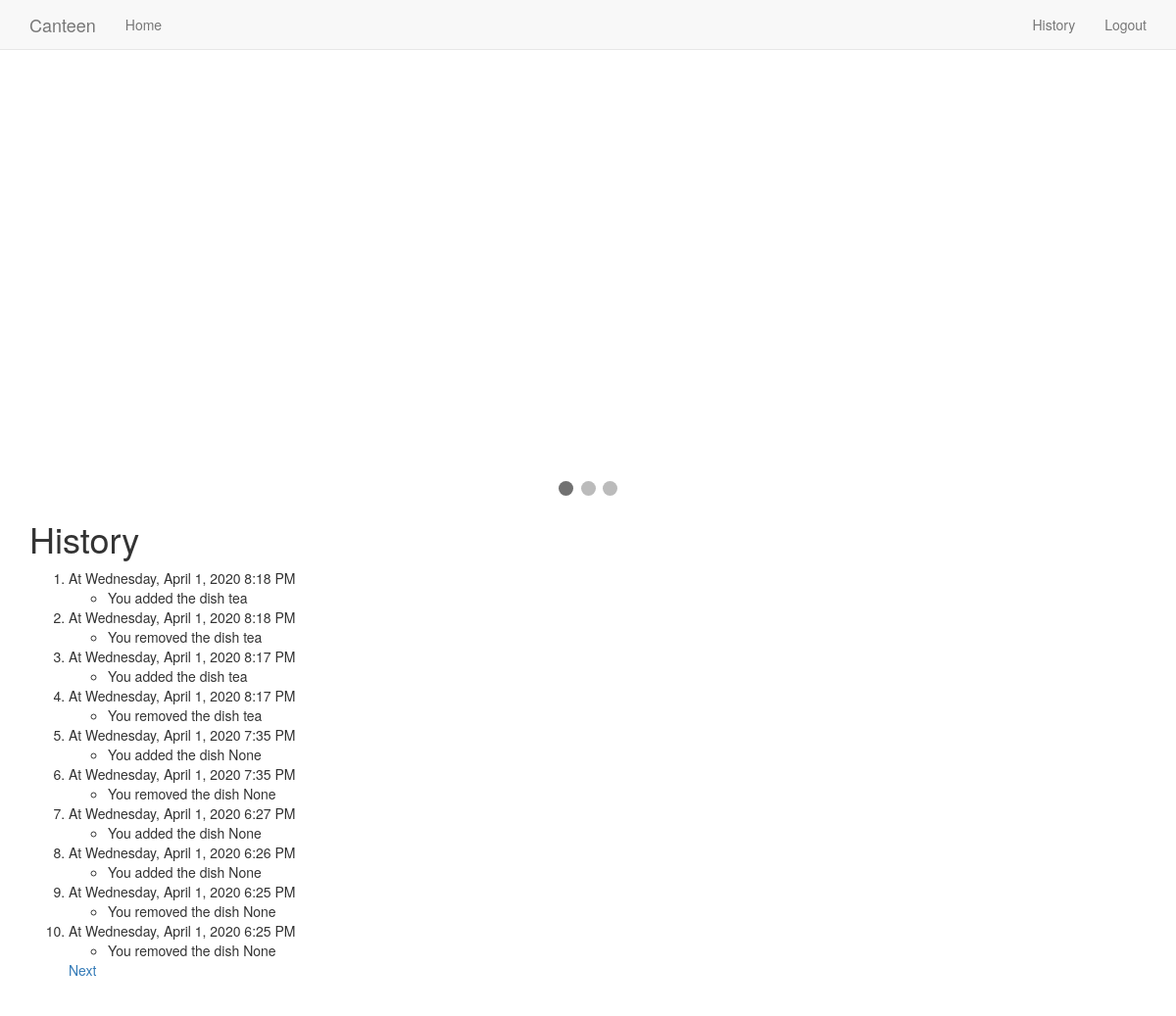
Before: /history/1 (signed in) with the older database file.
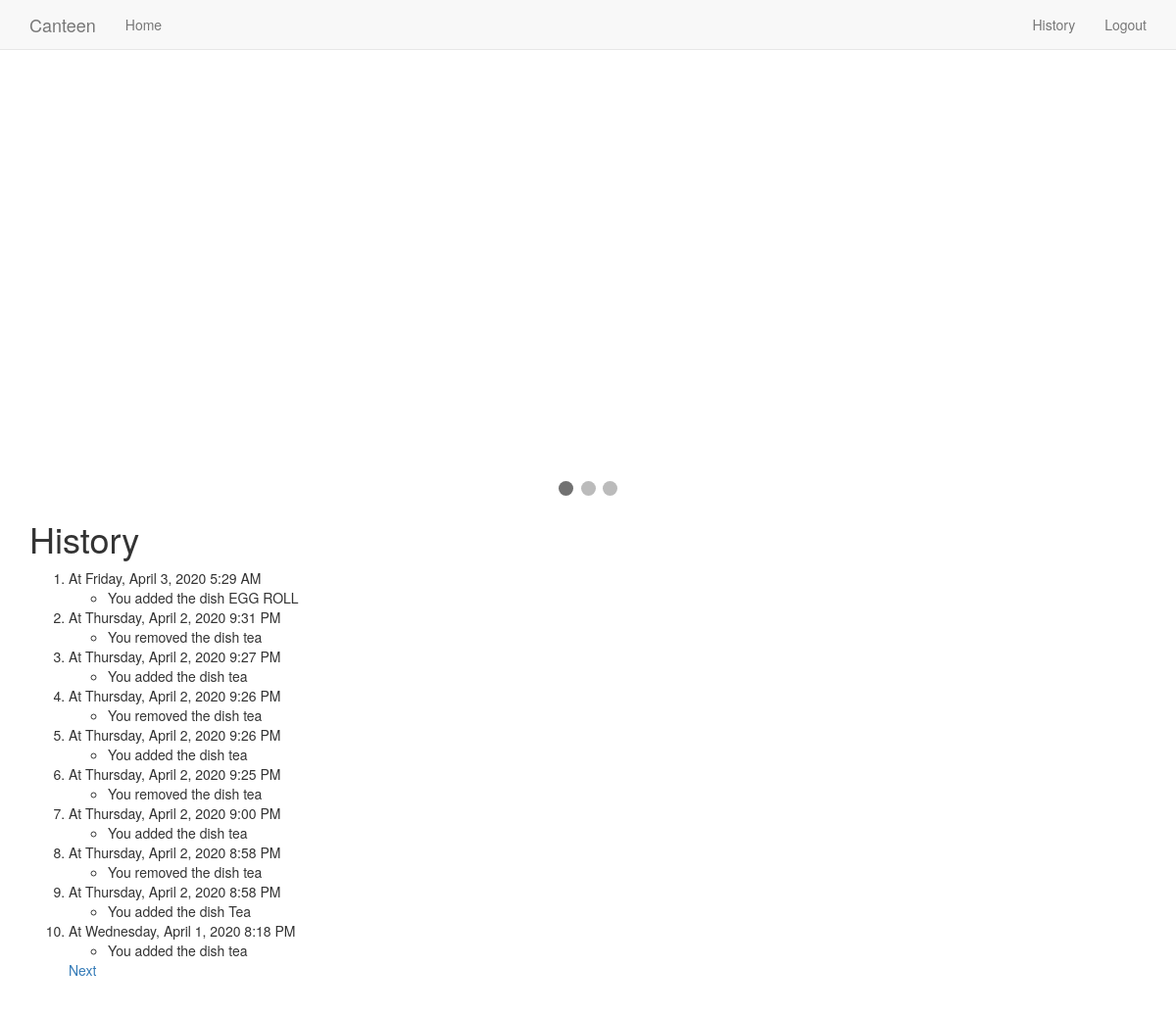
After: the same page with the newer database file.
### app/models.py (models this page shows)
class History(db.Model):
    id = db.Column(db.Integer, primary_key=True)
    user_id = db.Column(db.Integer, db.ForeignKey('user.id'))
    timestamp = db.Column(db.DateTime, default=(datetime.now()-timedelta(minutes=330)))
    orders = db.relationship('Orders', backref='history', lazy='dynamic')
    status = db.Column(db.Integer, default=0.5)
    recent_order_id = db.Column(db.Integer, db.ForeignKey('recent_orders.id'))
    total_amount = db.Column(db.Integer, default = 0)
    dishname = db.Column(db.String(50), default='')

### app/routes.py (the view)
@app.route('/history/<start>')
@login_required
def history(start):
    L, t = [], time_correction()
    histories = History.query.filter_by(customer=current_user).all()
    for history in histories:
        if history.status != 0.5:
            orders = Orders.query.filter_by(history=history).all()
            L.append((history, orders))
    if not L:
        if current_user.username == 'admin':
            flash("You do not add any dish")
        else:
            flash("You do not order anything till now.")
        return redirect(url_for('index'))
    total = len(L)
    start = int(start)
    if start>total:
        return render_template('404.html') or 404
    if start+10<total:
        end = start+10
    else:
        end = total+1
    return render_template('history.html', title='History', L=L,
        start=start, end=end, total=total)

### app/models.py (called while the page is built)
@login.user_loader
def load_user(id):
    return User.query.get(int(id))

### app/routes.py (called while the page is built, shortened)
def time_correction():
    wait_time, t = app.config['WAIT_TIME'], 0
    recent_orders = RecentOrders.query.all()
    app.config['WAIT_TIME'] = wait_time
    db.session.commit()
    if recent_orders:
        t = (recent_order.timestamp
            + timedelta(minutes=330)
            - datetime.now()).total_seconds()
        return (t//60+1)
    return 0

### app/templates/history.html (shortened to what this page needs)
{% extends "base.html" %}
{% block app_content %}
  <h1>History</h1>
  <ol start={{ start }}>
    {% for i in range(start, end) %}
      <li>At {{ moment(L[total-i][0].timestamp).format('LLLL') }}</li>
      {% if current_user.username=='admin' %}
        <ul>
          {% if L[total-i][0].status==1 %}
            <li>You added the dish {{ L[total-i][0].dishname }}</li>
          {% else %}
            <li>You removed the dish {{ L[total-i][0].dishname }}</li>
          {% endif %}
        </ul>
      {% endif %}
    {% endfor %}
    {% if end <= (total//10)*10+1 %}
      <a href="{{ url_for('history', start=end) }}">Next</a>
    {% elif end != total+1 %}
      <a href="{{ url_for('history', start=(total//10)*10) }}">Next</a>
    {% endif %}
  </ol>
{% endblock %}

Changed rows visible on the page:
no longer on this page (row unchanged): History: timestamp "Wednesday, April 1, 2020 8:18 PM", dishname "tea"
no longer on this page (row unchanged): History: timestamp "Wednesday, April 1, 2020 8:17 PM", dishname "tea"
no longer on this page (row unchanged): History: timestamp "Wednesday, April 1, 2020 8:17 PM", dishname "tea"
no longer on this page (row unchanged): History: timestamp "Wednesday, April 1, 2020 7:35 PM", dishname "None"
no longer on this page (row unchanged): History: timestamp "Wednesday, April 1, 2020 7:35 PM", dishname "None"
no longer on this page (row unchanged): History: timestamp "Wednesday, April 1, 2020 6:27 PM", dishname "None"
no longer on this page (row unchanged): History: timestamp "Wednesday, April 1, 2020 6:26 PM", dishname "None"
no longer on this page (row unchanged): History: timestamp "Wednesday, April 1, 2020 6:25 PM", dishname "None"
no longer on this page (row unchanged): History: timestamp "Wednesday, April 1, 2020 6:25 PM", dishname "None"
added History: timestamp "Friday, April 3, 2020 5:29 AM", dishname "EGG ROLL"
added History: timestamp "Thursday, April 2, 2020 9:31 PM", dishname "tea"
added History: timestamp "Thursday, April 2, 2020 9:27 PM", dishname "tea"
added History: timestamp "Thursday, April 2, 2020 9:26 PM", dishname "tea"
added History: timestamp "Thursday, April 2, 2020 9:26 PM", dishname "tea"
added History: timestamp "Thursday, April 2, 2020 9:25 PM", dishname "tea"
added History: timestamp "Thursday, April 2, 2020 9:00 PM", dishname "tea"
added History: timestamp "Thursday, April 2, 2020 8:58 PM", dishname "tea"
added History: timestamp "Thursday, April 2, 2020 8:58 PM", dishname "Tea"
Other visible differences:
new list line: "At You added the dish"
new list line: "At You removed the dish"
list line gone: "At You removed the dish"
list line gone: "At You added the dish"
